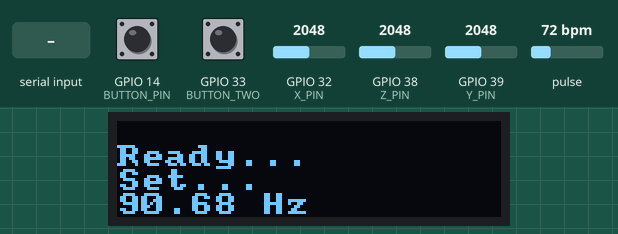
Simulated run of this sketch. Board: ESP32. Parts: 128×32 one-colour display. The test bench sets the inputs (shaded band); at power-on: GPIO 14 (BUTTON_PIN) LOW, GPIO 33 (BUTTON_TWO) LOW, GPIO 32 (X_PIN) = 2048, GPIO 38 (Z_PIN) = 2048, GPIO 39 (Y_PIN) = 2048, pulse 72 bpm. Nothing arrives over Bluetooth unless stated; what the sketch prints to the serial monitor is not drawn.

Above: at 1.7 s.
1.8 s: "stop\n" received over the second serial link
At 4.2 s:
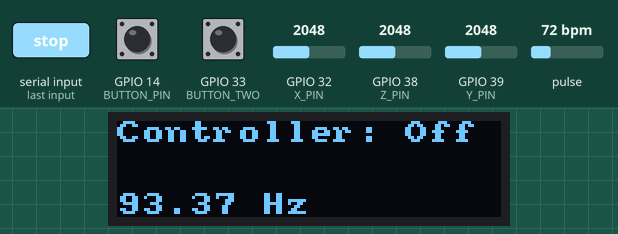
4.7 s: "start\n" received over the second serial link
At 7.1 s:
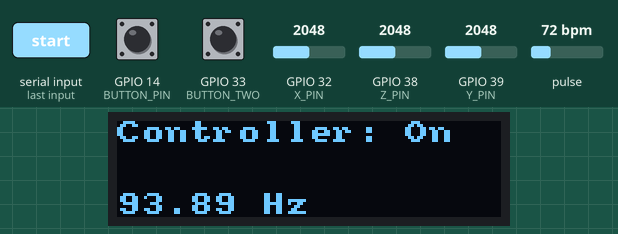
7.7 s: GPIO 14 (BUTTON_PIN) pulled HIGH for 0.15 s
At 9.6 s:
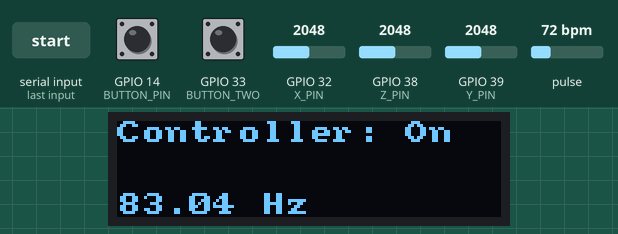
10.3 s: GPIO 33 (BUTTON_TWO) pulled HIGH for 3.2 s
At 13.4 s:
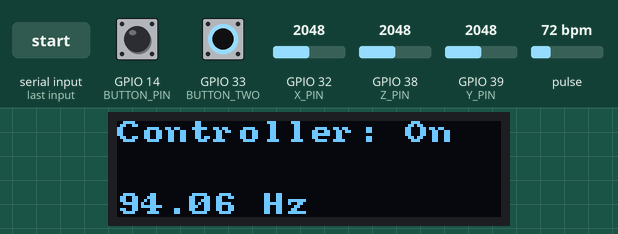
15.0 s: GPIO 14 (BUTTON_PIN) pulled HIGH for 1 s
At 16.5 s:
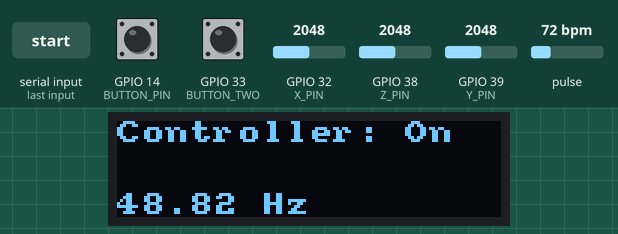
16.6 s: GPIO 33 (BUTTON_TWO) pulled HIGH for 0.15 s
At 17.7 s:
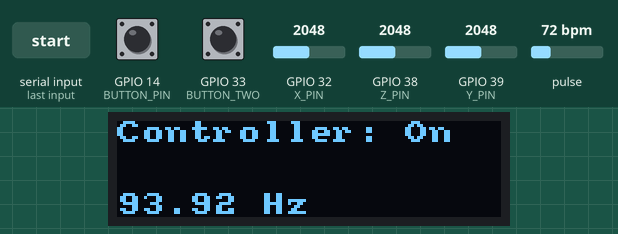
Timing chart, 0 to 19.6 s (numbered marks = the images above; inputs shaded):
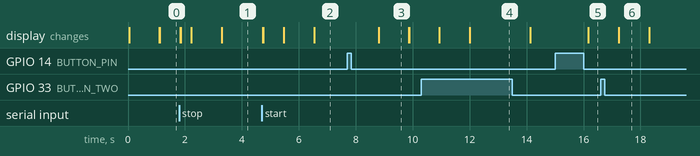

Measured:
- after the input at 1.8 s, the display: first changes at once (image 1 shows a later state)
- after the input at 4.7 s, the display: first changes at once (image 2 shows a later state)
- after the input at 7.7 s, the display: first changes after 1.1 s (image 3 shows a later state)
- after the input at 10.3 s, the display: first changes after 0.63 s (image 4 shows a later state)

The sketch:

SpaceInvadersController.ino
```cpp
/*
 * Global variables
 */
// Acceleration values recorded from the readAccelSensor() function
int ax = 0; int ay = 0; int az = 0;
int ppg = 0;        // PPG from readPhotoSensor() (in Photodetector tab)
int sampleTime = 0; // Time of last sample (in Sampling tab)
bool sending;
const int BUTTON_PIN  = 14;
const int BUTTON_TWO = A5;
int paused = 5;
int fire = 2;

/*
 * Initialize the various components of the wearable
 */
void setup() {
  setupAccelSensor();
  setupCommunication();
  setupDisplay();
  setupPhotoSensor();
  sending = false;
  Serial.begin(115200);

  writeDisplay("Ready...", 1, true);
  writeDisplay("Set...", 2, false);
  writeDisplay("Play!", 3, false);
}

/*
 * The main processing loop
 */
void loop() {
  // Parse command coming from Python (either "stop" or "start")
  String command = receiveMessage();
  if(command == "stop") {
    sending = false;
    writeDisplay("Controller: Off", 0, true);
  }
  else if(command == "start") {
    sending = true;
    writeDisplay("Controller: On", 0, true);
  }
  // Send the orientation of the board
  if(sending && sampleSensors()) {
    sendMessage(String(getOrientation()));
  }
  if(sampleSensors()) {
  Serial.print(getOrientation());
  }
//  if(command != "") {
//    String msg = "Score:" + String(command);
//    writeDisplay(msg.c_str(), 0, true);
//  }
  while(digitalRead(BUTTON_PIN) == HIGH) {
    sendMessage(String(paused));
    Serial.print("5");
  }
    if((digitalRead(BUTTON_TWO) == HIGH) && sampleSensors()) {
    sendMessage(String(fire));
    Serial.print("2");
  }
//    if(sending && sampleSensors()) {
//    String response = "HEART" + String(sampleTime) + ",";
//    response += String(ppg);
//    sendMessage(response);
//  }
//  if(command < 4) {
//    String msg = "Lives:" +  String(command);
//    writeDisplay(msg.c_str(), 0, true);
//  }
}
```

Accelerometer.ino
```cpp
// ----------------------------------------------------------------------------------------------------
// =========== Accelerometer Sensor ============
// ----------------------------------------------------------------------------------------------------

/*
 * Configure the analog input pins to the accelerometer's 3 axes
 */
const int X_PIN = A4;
const int Y_PIN = A3;
const int Z_PIN = A2;

/*
 * Set the "zero" states when each axis is neutral
 * NOTE: Customize this for your accelerometer sensor!
 */
const int X_ZERO = 1850;
const int Y_ZERO = 1850;
const int Z_ZERO = 1950;


/*
 * Configure the analog pins to be treated as inputs by the MCU
 */
void setupAccelSensor() {
  pinMode(X_PIN, INPUT);
  pinMode(Y_PIN, INPUT);
  pinMode(Z_PIN, INPUT);
}

/*
 * Read a sample from the accelerometer's 3 axes
 */
void readAccelSensor() {
  ax = analogRead(X_PIN);
  ay = analogRead(Y_PIN);
  az = analogRead(Z_PIN);
}

/*
 * Get the orientation of the accelerometer
 * Returns orientation as an integer:
 * 0 == flat
 * 1 == up
 * 2 == down
 * 3 == left
 * 4 == right
 */
int getOrientation() {
  int orientation = 0;

  // Subtract out the zeros
  int x = ax - X_ZERO;
  int y = ay - Y_ZERO;
  int z = az - Z_ZERO;

  // If ax has biggest magnitude, it's either left or right
  if(abs(x) >= abs(y) && abs(x) >= abs(z)) {
    if( x < 0 ) // left
      orientation = 3;
    else
      orientation = 4;
  }
  // If ay has biggest magnitude, it's either up or down
  else if(abs(y) >= abs(x) && abs(y) >= abs(z)) {
    if( y < 0 ) // up
      orientation = 1;
    else // down
      orientation = 2;
  }
  // If az biggest magnitude, it's flat (or upside-down)
  else if(abs(z) > abs(x) && abs(z) >= abs(y)) {
    orientation = 0; // flat
  }

  return orientation;
}
```

Communication.ino
```cpp
// ----------------------------------------------------------------------------------------------------
// =========== Communication Code for Messaging via Hardware Serial or Bluetooth ============
// ----------------------------------------------------------------------------------------------------

/*
 * Precompiler directive elegance: 0 == Serial, 1 == Bluetooth
 */
#define USE_BT 1

/*
 * This block allows us to use "Ser" throughout our codebase.
 * This makes the code to be protocol-agnostic.
 * Whether using Bluetooth or USB Serial, we will reference it as Ser.
 */
#if USE_BT
  #include "BluetoothSerial.h"
  BluetoothSerial SerialBT;     // instantiate a BT object
  #define Ser SerialBT          // substitute Ser for SerialBT
#else
  #define Ser Serial            // substitute Ser for Serial
#endif

/*
 * Initialize the communication protocol (either HW Serial or BT)
 */
void setupCommunication() {
  #if USE_BT
    Ser.begin("BTDemo"); // any unique name for BT identification
  #else
    Ser.begin(115200);
  #endif
}

/*
 * Receive a message one character at a time, stopping at a newline ('\n')
 */
String receiveMessage() {
  String message = "";
  if (Ser.available() > 0) {
    while (true) { // loop forever until a newline is seen
      char c = Ser.read();
      if (c != char(-1)) { // if there is a character in the buffer
        if (c == '\n')
          break;
        message += c;
      }
    }
  }
  return message;
}

/*
 * Send a message over the communication protocol
 */
void sendMessage(String message) {
  Ser.println(message);
}
```

Display.ino
```cpp
// ----------------------------------------------------------------------------------------------------
// =========== OLED Display ============
// ----------------------------------------------------------------------------------------------------

/*
 * OLED Display Include and Settings
 */
#include "U8x8lib.h"                                      // include the fast graphics library
#include <Wire.h>                                         // include the Wire protocol (to communicate over I2C)

U8X8_SSD1306_128X32_UNIVISION_HW_I2C oled(U8X8_PIN_NONE); // instantiate the display object "oled"
const int MAX_REFRESH = 1000;                             // limit the screen clearing to at most once per second
unsigned long lastClear = 0;                              // the last time we updated the screen

/*
 * Initialize the OLED with a fixed base font for fast refresh.
 */
void setupDisplay() {
  oled.begin();
  oled.setPowerSave(0);
  oled.setFont(u8x8_font_amstrad_cpc_extended_r);
  oled.setCursor(0, 0);
}

/*
 * A function to write a message on the OLED display.
 * The "row" argument specifies which row to print on. Valid values are [0, 1, 2, 3].
 * The "erase" argument specifies if the display should be cleared first or not.
 */
void writeDisplay(const char *message, int row, bool erase) {
  unsigned long now = millis();
  if(erase && (millis() - lastClear >= MAX_REFRESH)) {
    oled.clearDisplay();
    lastClear = now;
  }
  oled.setCursor(0, row);
  oled.print(message);
}

/*
 * A function to write a CSV (comma-separated) message on multiple lines on the OLED.
 * The commaCount argument specifies how many commas are in the String.
 * NOTE: The OLED can only display 4 lines of text (a maximum of 3 commas).
 */
void writeDisplayCSV(String message, int commaCount) {
  int startIndex = 0;
  for(int i=0; i<=commaCount; i++) {
    int index = message.indexOf(',', startIndex);
    String subMessage = message.substring(startIndex, index);
    startIndex = index + 1;
    writeDisplay(subMessage.c_str(), i, false);
  }
}
```

Photodetector.ino
```cpp
// ----------------------------------------------------------------------------------------------------
// =========== MAX30101 Photodetector Sensor ============
// ----------------------------------------------------------------------------------------------------

/*
 * Photo Sensor (PPG) Include and Settings
 */
#include <Wire.h>     // include the Wire protocol (for I2C communication)
#include "MAX30105.h" // include the Photodetector library
MAX30105 photoSensor; // instantiate the Photodetector object
const int MAX_READING = 32767; // 2^15-1; might change w/config – TEST IT!!

/*
 * Initialize the sensor to use red, green, and IR LEDs for the best signal
 */
void setupPhotoSensor() {
  // Use default I2C port at 400kHz speed
  if(!photoSensor.begin(Wire, I2C_SPEED_FAST)) {
    sendMessage("MAX30101 not found. Please check wiring/power.");
    while(1); // “Halt program” by looping forever
  }

  // Sensor settings to get 50 Hz signal
  // https://cdn.sparkfun.com/assets/8/1/c/9/0/MAX30101_Datasheet.pdf
  byte ledBrightness = 0x1F; // Options: 0==Off to 255==50mA (0x1F==50/8mA)
  byte sampleAverage = 4;    // Options: 1, 2, 4, 8, 16, 32
  byte ledMode = 3;          // Options: 1==R, 2==R+IR, 3==R+G+IR
  int sampleRate = 400;      // Options: 50,100,200,400,800,1000,1600,3200
  int pulseWidth = 215;      // Options: 69, 118, 215, 411
  int adcRange = 16384;      // Options: 2048, 4096, 8192, 16384

  // Configure sensor with these settings
  photoSensor.setup(ledBrightness, sampleAverage, ledMode, sampleRate, pulseWidth, adcRange);
}

/*
 * We are reading the IR signal here, but you should experiment with it.
 * The signal is negated because of the inverse relationship with blood
 * volume - a small reading means most absorption (peak of pulse).
 */
void readPhotoSensor() {
  // Get heartbeat pulse data and invert it
  ppg = MAX_READING - photoSensor.getIR();
}
```

Sampling.ino
```cpp
// ----------------------------------------------------------------------------------------------------
// =========== Code for Sampling the Sensors ============
// ----------------------------------------------------------------------------------------------------

/*
 * Sampling settings to read the sensors at 100 Hz
 */
int sampleRate = 200;                         // Frequency of reading the sensors (in Hz)
unsigned long sampleDelay = 1e6 / sampleRate; // Time between samples (in microseconds)
unsigned long timeStart = 0;                  // Start time timing variable
unsigned long timeEnd = 0;                    // End time timing variable

/*
 * A function to sample all the sensors at a specific frequency and send
 * Returns true if new samples are read, false otherwise
 */
bool sampleSensors() {
  timeEnd = micros();
  if(timeEnd - timeStart >= sampleDelay) {
    displaySampleRate(timeEnd);
    timeStart = timeEnd;

    // Read the sensors and store their outputs in global variables
    sampleTime = millis();
    readAccelSensor();     // values stored in "ax", "ay", and "az"
    readPhotoSensor();     // value stored in "ppg"
    return true;
  }

  return false;
}

/*
 * A helper function that calculates the sample rate and shows it on the display for every nSamples
 */
void displaySampleRate(unsigned long currentTime) {
  int nSamples = 100;
  static int count = 0;
  static unsigned long lastTime = 0;

  // Compute average sampling rate every nSamples
  count++;
  if(count == nSamples) {
    // compute average over nSamples and display it
    double avgRate = nSamples * 1e6 / (currentTime - lastTime);
    String message = String(avgRate) + " Hz";
    writeDisplay(message.c_str(), 3, false);

    // reset
    count = 0;
    lastTime = currentTime;
  }
}
```
